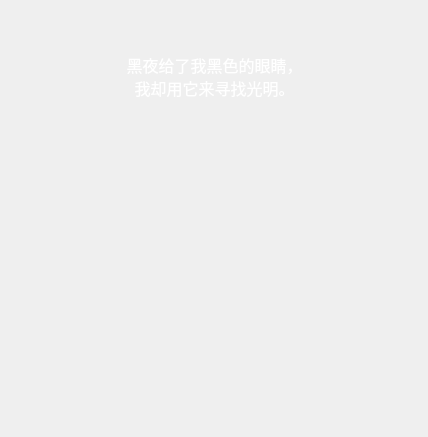
<?xml version="1.0" encoding="UTF-8"?>
<ui version="4.0">
 <class>MainWindow</class>
 <widget class="QMainWindow" name="MainWindow">
  <property name="geometry">
   <rect>
    <x>0</x>
    <y>0</y>
    <width>428</width>
    <height>437</height>
   </rect>
  </property>
  <property name="contextMenuPolicy">
   <enum>Qt::ActionsContextMenu</enum>
  </property>
  <property name="windowTitle">
   <string>红小豆</string>
  </property>
  <property name="windowIcon">
   <iconset>
    <normaloff>素材/红小豆举牌.jpg.png</normaloff>素材/红小豆举牌.jpg.png</iconset>
  </property>
  <widget class="QWidget" name="centralwidget">
   <layout class="QGridLayout" name="gridLayout">
    <item row="0" column="0">
     <widget class="QWidget" name="widget" native="true">
      <widget class="QLabel" name="label">
       <property name="geometry">
        <rect>
         <x>100</x>
         <y>180</y>
         <width>200</width>
         <height>227</height>
        </rect>
       </property>
       <property name="focusPolicy">
        <enum>Qt::NoFocus</enum>
       </property>
       <property name="contextMenuPolicy">
        <enum>Qt::ActionsContextMenu</enum>
       </property>
       <property name="text">
        <string/>
       </property>
       <property name="pixmap">
        <pixmap>素材/红小豆举牌.jpg.png</pixmap>
       </property>
       <property name="scaledContents">
        <bool>true</bool>
       </property>
      </widget>
      <widget class="QLabel" name="label_2">
       <property name="geometry">
        <rect>
         <x>80</x>
         <y>-10</y>
         <width>261</width>
         <height>241</height>
        </rect>
       </property>
       <property name="font">
        <font>
         <pointsize>12</pointsize>
        </font>
       </property>
       <property name="focusPolicy">
        <enum>Qt::NoFocus</enum>
       </property>
       <property name="contextMenuPolicy">
        <enum>Qt::ActionsContextMenu</enum>
       </property>
       <property name="frameShape">
        <enum>QFrame::NoFrame</enum>
       </property>
       <property name="lineWidth">
        <number>0</number>
       </property>
       <property name="text">
        <string/>
       </property>
       <property name="textFormat">
        <enum>Qt::AutoText</enum>
       </property>
       <property name="pixmap">
        <pixmap>素材/广告牌2.png</pixmap>
       </property>
       <property name="scaledContents">
        <bool>true</bool>
       </property>
       <property name="wordWrap">
        <bool>false</bool>
       </property>
       <property name="textInteractionFlags">
        <set>Qt::LinksAccessibleByMouse</set>
       </property>
       <property name="buddy">
        <cstring></cstring>
       </property>
      </widget>
      <widget class="QTextEdit" name="textEdit">
       <property name="geometry">
        <rect>
         <x>110</x>
         <y>40</y>
         <width>191</width>
         <height>81</height>
        </rect>
       </property>
       <property name="font">
        <font>
         <family>华文新魏</family>
         <pointsize>12</pointsize>
        </font>
       </property>
       <property name="mouseTracking">
        <bool>false</bool>
       </property>
       <property name="focusPolicy">
        <enum>Qt::ClickFocus</enum>
       </property>
       <property name="contextMenuPolicy">
        <enum>Qt::ActionsContextMenu</enum>
       </property>
       <property name="styleSheet">
        <string notr="true">background-color: rgba(0,0,0,0);
color: rgb(255, 255, 255);</string>
       </property>
       <property name="frameShape">
        <enum>QFrame::NoFrame</enum>
       </property>
       <property name="tabChangesFocus">
        <bool>true</bool>
       </property>
       <property name="html">
        <string>&lt;!DOCTYPE HTML PUBLIC &quot;-//W3C//DTD HTML 4.0//EN&quot; &quot;http://www.w3.org/TR/REC-html40/strict.dtd&quot;&gt;
&lt;html&gt;&lt;head&gt;&lt;meta name=&quot;qrichtext&quot; content=&quot;1&quot; /&gt;&lt;style type=&quot;text/css&quot;&gt;
p, li { white-space: pre-wrap; }
&lt;/style&gt;&lt;/head&gt;&lt;body style=&quot; font-family:'华文新魏'; font-size:12pt; font-weight:400; font-style:normal;&quot;&gt;
&lt;p align=&quot;center&quot; style=&quot; margin-top:0px; margin-bottom:0px; margin-left:0px; margin-right:0px; -qt-block-indent:0; text-indent:0px;&quot;&gt;黑夜给了我黑色的眼睛，我却用它来寻找光明。&lt;/p&gt;&lt;/body&gt;&lt;/html&gt;</string>
       </property>
       <property name="placeholderText">
        <string>这里可以填写备忘的哦</string>
       </property>
      </widget>
     </widget>
    </item>
   </layout>
  </widget>
  <action name="closeui">
   <property name="icon">
    <iconset>
     <normaloff>关  闭.png</normaloff>关  闭.png</iconset>
   </property>
   <property name="text">
    <string>关闭</string>
   </property>
   <property name="shortcut">
    <string>Ctrl+1</string>
   </property>
  </action>
  <action name="ontop">
   <property name="checkable">
    <bool>true</bool>
   </property>
   <property name="icon">
    <iconset>
     <normaloff>固定.png</normaloff>固定.png</iconset>
   </property>
   <property name="text">
    <string>置顶</string>
   </property>
  </action>
  <action name="set">
   <property name="icon">
    <iconset>
     <normaloff>设置.png</normaloff>设置.png</iconset>
   </property>
   <property name="text">
    <string>设置</string>
   </property>
   <property name="shortcut">
    <string>Ctrl+2</string>
   </property>
  </action>
 </widget>
 <resources/>
 <connections>
  <connection>
   <sender>closeui</sender>
   <signal>triggered(bool)</signal>
   <receiver>MainWindow</receiver>
   <slot>close()</slot>
   <hints>
    <hint type="sourcelabel">
     <x>-1</x>
     <y>-1</y>
    </hint>
    <hint type="destinationlabel">
     <x>222</x>
     <y>318</y>
    </hint>
   </hints>
  </connection>
  <connection>
   <sender>ontop</sender>
   <signal>triggered(bool)</signal>
   <receiver>MainWindow</receiver>
   <slot>WinOnTop(bool)</slot>
   <hints>
    <hint type="sourcelabel">
     <x>-1</x>
     <y>-1</y>
    </hint>
    <hint type="destinationlabel">
     <x>190</x>
     <y>243</y>
    </hint>
   </hints>
  </connection>
  <connection>
   <sender>set</sender>
   <signal>triggered()</signal>
   <receiver>MainWindow</receiver>
   <slot>SetPattern()</slot>
   <hints>
    <hint type="sourcelabel">
     <x>-1</x>
     <y>-1</y>
    </hint>
    <hint type="destinationlabel">
     <x>253</x>
     <y>241</y>
    </hint>
   </hints>
  </connection>
 </connections>
 <slots>
  <slot>WinOnTop(bool)</slot>
  <slot>SetPattern()</slot>
 </slots>
</ui>
